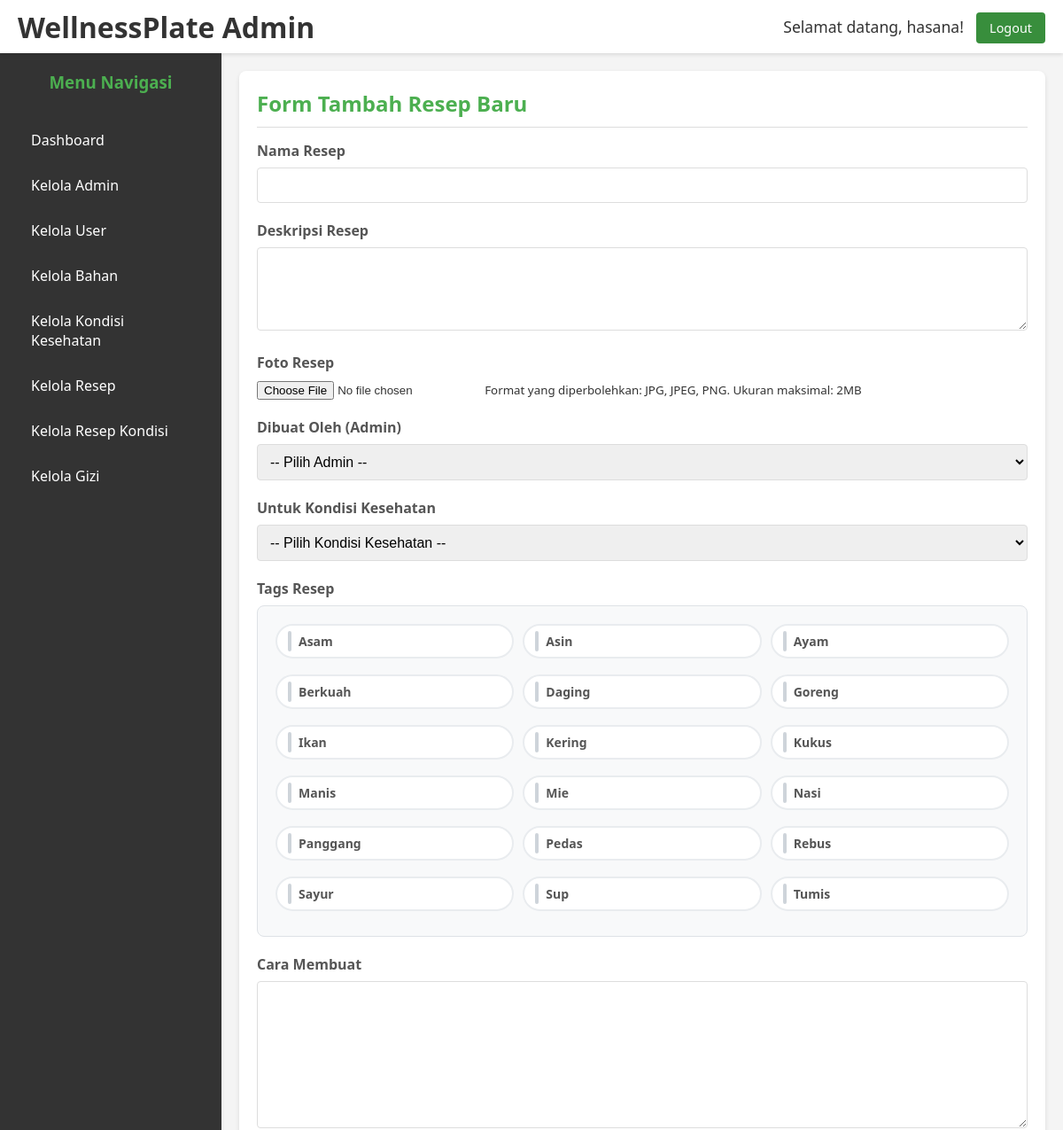
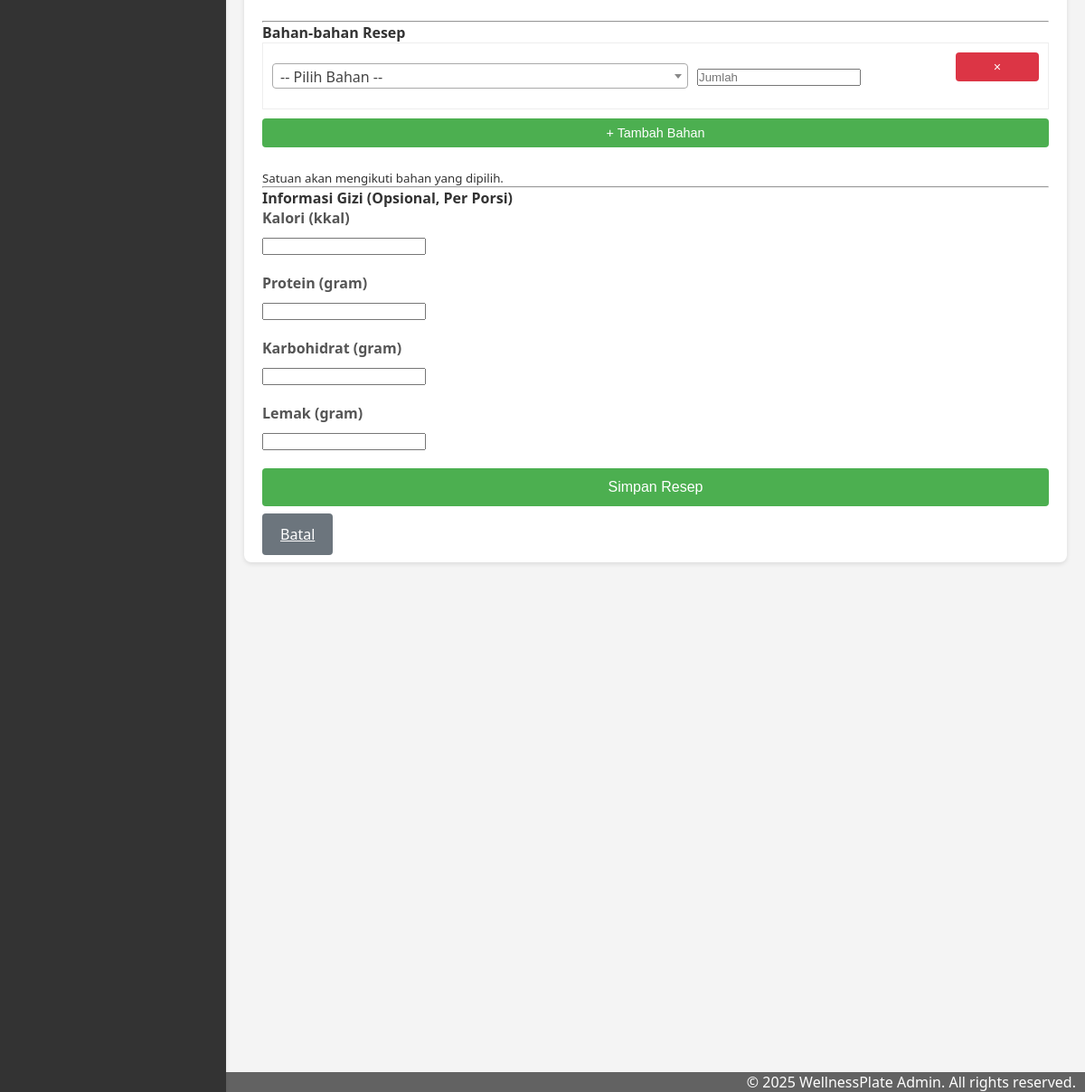
/admin/modules/resep/tambahresep.php (signed in), run on the app's committed database (2 pictures, top to bottom).
### tables this page shows
CREATE TABLE `tags` (
  `id_tag` int NOT NULL,
  `nama_tag` varchar(50) NOT NULL,
  `slug` varchar(50) NOT NULL,
  `created_at` timestamp NULL DEFAULT CURRENT_TIMESTAMP,
  `updated_at` timestamp NULL DEFAULT CURRENT_TIMESTAMP ON UPDATE CURRENT_TIMESTAMP
);

### admin/modules/resep/tambahresep.php (the view, shortened to what this page needs)
<?php
if (!isset($base_url)) {
    $base_url = "/";
}
?>
<!DOCTYPE html>
<html lang="id">
<head>
    <link rel="stylesheet" href="../../style.css">
    <link href="https://cdn.jsdelivr.net/npm/select2@4.1.0-rc.0/dist/css/select2.min.css" rel="stylesheet" />
</head>
<body class="dashboard-body">
    <header class="page-header">
        <div class="logo-area">
            <h1><a href="<?php echo $base_url; ?>/dashboard.php" style="color: inherit; text-decoration: none;">WellnessPlate Admin</a></h1>
        </div>
        <div class="admin-info">
            <span class="welcome-admin" style="margin-right: 10px;">Selamat datang, <?php echo htmlspecialchars($_SESSION['admin_nama']); ?>!</span>
            <a href="/logout.php" class="logout-btn">Logout</a>
        </div>
    </header>
    <div class="main-wrapper">
        <?php
        include_once  '../../templates/sidebar.php';
        ?>
        <main class="content-area">
<?php
require_once __DIR__ . '/../../../config/koneksi.php';
$base_url = "/admin/modules/resep/";
$all_tags = [];
$query_tags = "SELECT id_tag, nama_tag FROM tags ORDER BY nama_tag ASC";
$result_tags = mysqli_query($koneksi, $query_tags);
if ($result_tags) {
    while ($row = mysqli_fetch_assoc($result_tags)) {
        $all_tags[] = $row;
    }
}
$form_input = isset($_SESSION['form_input_resep']) ? $_SESSION['form_input_resep'] : [];
$resep_bahans_input = isset($form_input['resep_bahan']) && is_array($form_input['resep_bahan']) ? $form_input['resep_bahan'] : [['id_bahan' => '', 'jumlah' => '']];
$gizi_input = $form_input['gizi'] ?? [];
?>
<div class="container mx-auto py-8">
    <div class="card">
        <div class="card-header">
            <h2>Form Tambah Resep Baru</h2>
        </div>
        <div class="card-body">
            <form action="<?php echo $base_url; ?>konfirmasitambahresep.php" method="POST" enctype="multipart/form-data">
                <div class="form-group">
                    <label for="nama_resep">Nama Resep</label>
                    <input type="text" id="nama_resep" name="nama_resep" value="<?php echo htmlspecialchars($form_input['nama_resep'] ?? ''); ?>" required maxlength="100">
                </div>
                <div class="form-group">
                    <label for="deskripsi">Deskripsi Resep</label>
                    <textarea id="deskripsi" name="deskripsi" rows="4" required><?php echo htmlspecialchars($form_input['deskripsi'] ?? ''); ?></textarea>
                </div>
                <div class="form-group">
                    <label for="image">Foto Resep</label>
                    <input type="file" id="image" name="image" accept="image/*" required>
                    <small>Format yang diperbolehkan: JPG, JPEG, PNG. Ukuran maksimal: 2MB</small>
                </div>
                <div class="form-group">
                    <label for="id_admin">Dibuat Oleh (Admin)</label>
                    <select id="id_admin" name="id_admin" required>
                        <option value="">-- Pilih Admin --</option>
                    </select>
                </div>
                <div class="form-group">
                    <label for="id_kondisi">Untuk Kondisi Kesehatan</label>
                    <select id="id_kondisi" name="id_kondisi" required>
                        <option value="">-- Pilih Kondisi Kesehatan --</option>
                    </select>
                </div>
                <div class="form-group">
                    <label>Tags Resep</label>
                    <div class="tags-container">
                        <div class="tag-options">
                            <?php foreach ($all_tags as $tag): ?>
                                <label class="tag-checkbox">
                                    <span class="checkmark"></span>
                                    <?php echo htmlspecialchars($tag['nama_tag']); ?>
                                </label>
                            <?php endforeach; ?>
                        </div>
                    </div>
                </div>
                <div class="form-group">
                    <label for="cara_buat">Cara Membuat</label>
                    <textarea id="cara_buat" name="cara_buat" rows="8" required><?php echo htmlspecialchars($form_input['cara_buat'] ?? ''); ?></textarea>
                </div>
                <hr>
                <h4>Bahan-bahan Resep</h4>
                <div id="bahan-repeater-edit">
                    <?php foreach ($resep_bahans_input as $index => $item_bahan_input) : ?>
                    <div class="bahan-item" style="display: flex; align-items: center; margin-bottom: 10px; padding: 10px; border: 1px solid #eee;">
                        <div style="flex: 5; margin-right: 10px;">
                        </div>
                        <div style="flex: 3; margin-right: 10px;">
                            <input type="text" name="resep_bahan[<?php echo $index; ?>][jumlah]" value="<?php echo htmlspecialchars($item_bahan_input['jumlah'] ?? ''); ?>" placeholder="Jumlah" class="form-control" required>
                        </div>
                        <div style="flex: 1;">
                             <button type="button" class="btn btn-sm remove-bahan-item-edit" style="background-color: #dc3545;">×</button>
                        </div>
                    </div>
                    <?php endforeach; ?>
                </div>
                <button type="button" id="add-bahan-btn-edit" class="btn btn-sm" style="background-color: var(--primary-green); color:white;">+ Tambah Bahan</button>
                <small style="display:block; margin-top:5px;">Satuan akan mengikuti bahan yang dipilih.</small>
                <hr>
                <h4>Informasi Gizi (Opsional, Per Porsi)</h4>
                <div class="form-group">
                    <label for="kalori_edit">Kalori (kkal)</label>
                    <input type="number" step="0.01" id="kalori_edit" name="gizi[kalori]" value="<?php echo htmlspecialchars($gizi_input['kalori'] ?? ''); ?>">
                </div>
                <div class="form-group">
                    <label for="protein_edit">Protein (gram)</label>
                    <input type="number" step="0.01" id="protein_edit" name="gizi[protein]" value="<?php echo htmlspecialchars($gizi_input['protein'] ?? ''); ?>">
                </div>
                <div class="form-group">
                    <label for="karbohidrat_edit">Karbohidrat (gram)</label>
                    <input type="number" step="0.01" id="karbohidrat_edit" name="gizi[karbohidrat]" value="<?php echo htmlspecialchars($gizi_input['karbohidrat'] ?? ''); ?>">
                </div>
                <div class="form-group">
                    <label for="lemak_edit">Lemak (gram)</label>
                    <input type="number" step="0.01" id="lemak_edit" name="gizi[lemak]" value="<?php echo htmlspecialchars($gizi_input['lemak'] ?? ''); ?>">
                </div>
                <button type="submit" class="btn">Simpan Resep</button>
                <a href="<?php echo $base_url; ?>resep.php" class="btn btn-secondary" style="background-color: #6c757d;">Batal</a>
            </form>
        </div>
    </div>
</div>
        </main>
    </div>
    <footer>
        <div style="background-color:rgb(98, 98, 98);">
            <p style="text-align: right; margin-right: 10px; color: #fff;">© <?php echo date("Y"); ?> WellnessPlate Admin. All rights reserved.</p>
        </div>
    </footer>
</body>
</html>

### admin/style.css (style rules this page uses)
:root { --primary-green: #4caf50; --light-green: #81c784; --dark-green: #388e3c; --off-white: #f4f4f4; --text-color: #333; --border-color: #ddd; --box-shadow: 0 2px 5px rgba(0, 0, 0, 0.1); --header-height: 60px; --sidebar-width: 250px; }
* { margin: 0; padding: 0; box-sizing: border-box; }
html, body { height: 100%; margin: 0; padding: 0; overflow: hidden; font-family: "Segoe UI", Tahoma, Geneva, Verdana, sans-serif; }
body.dashboard-body { background-color: var(--off-white); color: var(--text-color); overflow: hidden; }
.page-header { position: fixed; top: 0; left: 0; right: 0; height: var(--header-height); background-color: #fff; padding: 0 20px; display: flex; justify-content: space-between; align-items: center; box-shadow: var(--box-shadow); z-index: 1000; }
.main-wrapper { margin-top: var(--header-height); margin-left: var(--sidebar-width); height: calc(100vh - var(--header-height)); overflow-y: auto; }
.content-area { padding: 20px; min-height: 100%; }
.page-header .welcome-admin { font-size: 1.1em; }
.page-header .logout-btn { background-color: var(--dark-green); color: white; padding: 8px 15px; text-decoration: none; border-radius: 4px; font-size: 0.9em; transition: background-color 0.3s ease; }
.card { background-color: #fff; padding: 20px; border-radius: 8px; box-shadow: var(--box-shadow); margin-bottom: 20px; }
.card-header { border-bottom: 1px solid var(--border-color); padding-bottom: 10px; margin-bottom: 15px; display: flex; justify-content: space-between; align-items: center; }
.card-header h2, .card-header h3 { margin: 0; color: var(--primary-green); }
.btn, .btna { background-color: var(--primary-green); color: white; padding: 12px 20px; border: none; border-radius: 4px; cursor: pointer; font-size: 16px; transition: background-color 0.3s ease; }
.btn { width: 100%; margin-bottom: 20px; }
.form-group { margin-bottom: 20px; text-align: left; }
.form-group label { display: block; margin-bottom: 8px; font-weight: bold; color: #555; }
.form-group input[type="text"], .form-group input[type="password"], .form-group input[type="email"], .form-group textarea, .form-group select { width: 100%; padding: 10px; border: 1px solid var(--border-color); border-radius: 4px; font-size: 16px; }
.dashboard-body { display: flex; flex-direction: column; align-items: normal; justify-content: normal; }
.page-header { background-color: #fff; padding: 15px 20px; box-shadow: var(--box-shadow); display: flex; justify-content: space-between; align-items: center; color: var(--text-color); height: 60px; box-sizing: border-box; }
.page-header .logout-btn { background-color: var(--dark-green); color: white; padding: 8px 15px; text-decoration: none; border-radius: 4px; font-size: 0.9em; }
.btn-sm { padding: 8px 12px; font-size: 0.9em; }
html, body { margin: 0; padding: 0; height: 100%; overflow: hidden; }
body { display: flex; flex-direction: column; }
.content-area { overflow-y: auto; -webkit-overflow-scrolling: touch; }
.card { margin-bottom: 20px; }
.page-header, .sidebar { box-shadow: 0 2px 4px rgba(0,0,0,0.1); }

### admin/modules/resep/tambahresep.php (style rules this page uses)
.tags-container { background-color: #f8f9fa; padding: 20px; border-radius: 8px; border: 1px solid #dee2e6; }
.tag-options { display: grid; grid-template-columns: repeat(auto-fit, minmax(200px, 1fr)); gap: 10px; }
.tag-checkbox { display: flex; align-items: center; padding: 8px 12px; background-color: #ffffff; border: 2px solid #e9ecef; border-radius: 20px; cursor: pointer; transition: all 0.3s ease; position: relative; font-size: 14px; user-select: none; }
.checkmark { height: 18px; width: 18px; background-color: #ffffff; border: 2px solid #ced4da; border-radius: 3px; margin-right: 8px; position: relative; transition: all 0.3s ease; }

### data on the page
tags: nama_tag "Asam"
tags: nama_tag "Asin"
tags: nama_tag "Ayam"
tags: nama_tag "Berkuah"
tags: nama_tag "Daging"
tags: nama_tag "Goreng"
tags: nama_tag "Ikan"
tags: nama_tag "Kering"
tags: nama_tag "Kukus"
tags: nama_tag "Manis"
tags: nama_tag "Mie"
tags: nama_tag "Nasi"
tags: nama_tag "Panggang"
tags: nama_tag "Pedas"
tags: nama_tag "Rebus"
tags: nama_tag "Sayur"
tags: nama_tag "Sup"
tags: nama_tag "Tumis"

### other printed values
$_SESSION['admin_nama'] "hasana"
